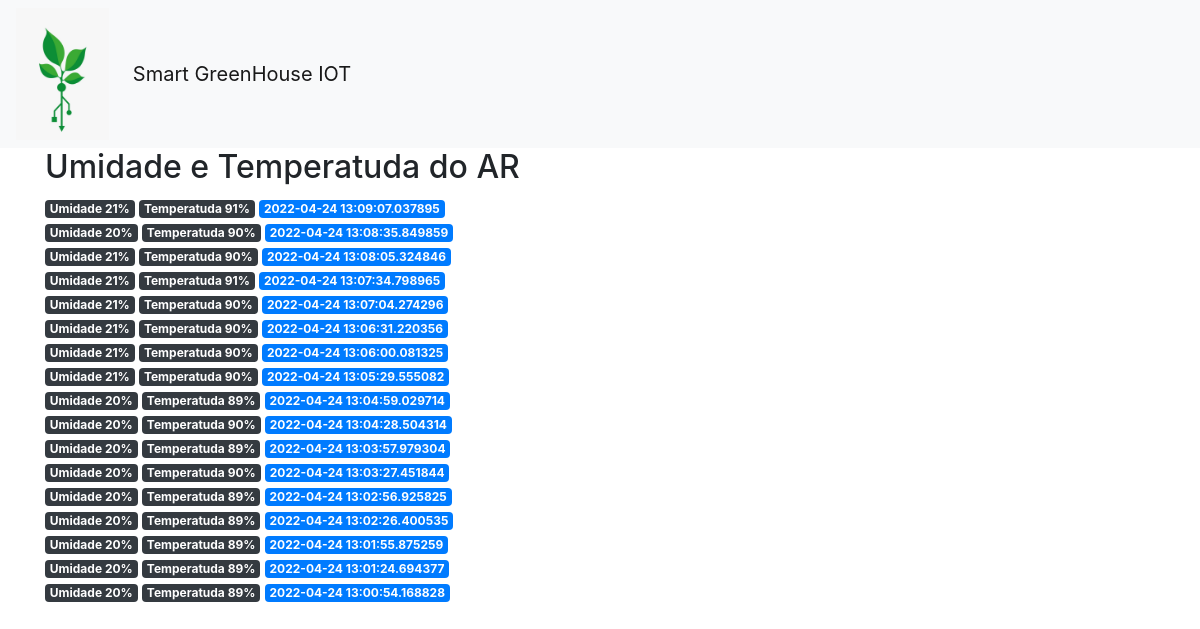
The app's page /dht11, older data.
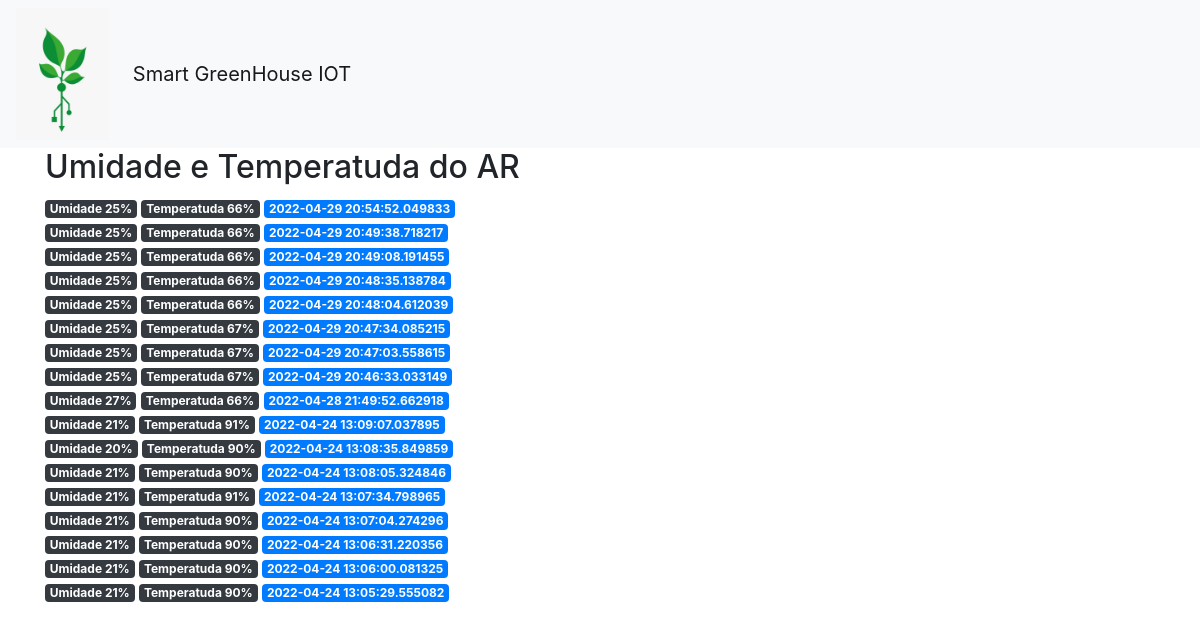
The same page, newer data.
### tables this page shows
CREATE TABLE dht11 (
        id INTEGER NOT NULL PRIMARY KEY AUTOINCREMENT,
        temp INTEGER,
        humid INTEGER,
        datadht11 DATETIME
);

### app.py (the view)
@app.route('/dht11')
def post_dht11():
    post_dht11 = get_post_dht11()
    return render_template('dht11.html', post_dht11=post_dht11)

### app.py (called while the page is built)
def get_db_connection():
    conw = None
    connw = sqlite3.connect('EstufaDB.db')
    connw.row_factory = sqlite3.Row
    return connw

def get_post_dht11():
    connw = get_db_connection()
    post_dht11 = connw.execute('SELECT * FROM dht11 ORDER BY ID DESC LIMIT 17').fetchall()
    connw.close()
    if post_dht11 is None:
        abort(404)
    return post_dht11

### templates/dht11.html
{% extends 'base.html' %}
{% block content %}
    <h2>{% block title %}Umidade e Temperatuda do AR {% endblock %}</h2>
    {% for post in post_dht11 %}
        <span class="badge badge-dark">Umidade {{ post['temp'] }}%</span>
        <span class="badge badge-dark">Temperatuda {{ post['humid'] }}%</span>
        <span class="badge badge-primary">{{ post['datadht11'] }}</span><br>
    {% endfor %}
{% endblock %}

Row changes from the older to the newer data that the page shows:
no longer on this page (row unchanged): dht11: temp "20", humid "89", datadht11 "2022-04-24 13:04:59.029714"
no longer on this page (row unchanged): dht11: temp "20", humid "90", datadht11 "2022-04-24 13:04:28.504314"
no longer on this page (row unchanged): dht11: temp "20", humid "89", datadht11 "2022-04-24 13:03:57.979304"
no longer on this page (row unchanged): dht11: temp "20", humid "90", datadht11 "2022-04-24 13:03:27.451844"
no longer on this page (row unchanged): dht11: temp "20", humid "89", datadht11 "2022-04-24 13:02:56.925825"
no longer on this page (row unchanged): dht11: temp "20", humid "89", datadht11 "2022-04-24 13:02:26.400535"
no longer on this page (row unchanged): dht11: temp "20", humid "89", datadht11 "2022-04-24 13:01:55.875259"
no longer on this page (row unchanged): dht11: temp "20", humid "89", datadht11 "2022-04-24 13:01:24.694377"
no longer on this page (row unchanged): dht11: temp "20", humid "89", datadht11 "2022-04-24 13:00:54.168828"
added dht11: temp "25", humid "66", datadht11 "2022-04-29 20:54:52.049833"
added dht11: temp "25", humid "66", datadht11 "2022-04-29 20:49:38.718217"
added dht11: temp "25", humid "66", datadht11 "2022-04-29 20:49:08.191455"
added dht11: temp "25", humid "66", datadht11 "2022-04-29 20:48:35.138784"
added dht11: temp "25", humid "66", datadht11 "2022-04-29 20:48:04.612039"
added dht11: temp "25", humid "67", datadht11 "2022-04-29 20:47:34.085215"
added dht11: temp "25", humid "67", datadht11 "2022-04-29 20:47:03.558615"
added dht11: temp "25", humid "67", datadht11 "2022-04-29 20:46:33.033149"
added dht11: temp "27", humid "66", datadht11 "2022-04-28 21:49:52.662918"
